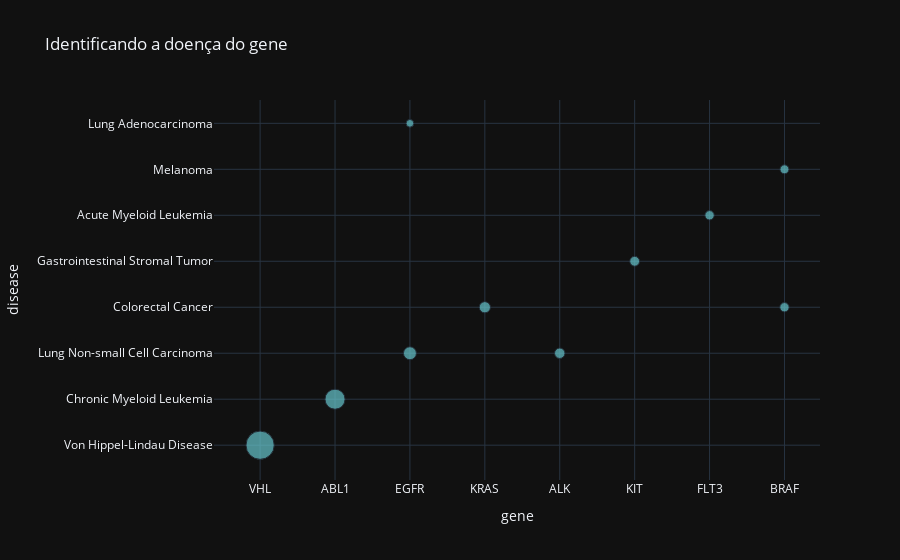

The notebook cell saved with this chart:
### Markdown cell above
Os tipos cancerigenos realmente tendem a atacar apenas um gene como padrão ? Melanoma ataca o gene 7 com incidencia de 7 itens, cartinoma ataca o gene 7 tambem mas com uma incidência de 134 itens e o Von Hippel ? Bom, ele ataca o gene 3 com uma incidência de 548 itens.

### Code cell
# agrupa os dados pela combinação de "disease" e "rating" e soma a quantidade de ocorrências de cada combinação
grouped_rating_type_df = civic.groupby(['disease', 'rating']).size().reset_index(name='count')
# ordena os dados pela quantidade de ocorrências em ordem decrescente
sorted_rating_type_df = grouped_rating_type_df.sort_values('count', ascending=False)
# seleciona zzas informações mais relevantes
top_rating_type_df = sorted_rating_type_df.head(10)

# conta a frequência dos valores em cada coluna
var_counts = civic['variant_origin'].value_counts().reset_index()
gene_counts = civic['disease'].value_counts().reset_index()
# renomeia as colunas
gene_counts.columns = ['disease', 'count']
var_counts.columns = ['gene', 'count']

# cria o gráfico de dispersão
fig = px.scatter(top_genes_df, x='gene', y='disease', size='count',title='Identificando a doença do gene',
            color_discrete_sequence=px.colors.qualitative.Pastel,
            template='plotly_dark')
# mostra o gráfico
fig.show()

### Figure 1 — Plotly figure (JSON) as saved in the notebook; plotly's stock layout.template omitted (floating-point values rounded to 4 significant figures)
{"data": [{"hovertemplate": "gene=%{x}<br>disease=%{y}<br>count=%{marker.size}<extra></extra>", "legendgroup": "", "marker": {"color": "rgb(102, 197, 204)", "size": [588, 297, 123, 93, 80, 71, 64, 64, 59, 44], "sizemode": "area", "sizeref": 1.47, "symbol": "circle"}, "mode": "markers", "name": "", "orientation": "v", "showlegend": false, "type": "scatter", "x": ["VHL", "ABL1", "EGFR", "KRAS", "ALK", "KIT", "FLT3", "BRAF", "BRAF", "EGFR"], "xaxis": "x", "y": ["Von Hippel-Lindau Disease", "Chronic Myeloid Leukemia", "Lung Non-small Cell Carcinoma", "Colorectal Cancer", "Lung Non-small Cell Carcinoma", "Gastrointestinal Stromal Tumor", "Acute Myeloid Leukemia", "Colorectal Cancer", "Melanoma", "Lung Adenocarcinoma"], "yaxis": "y"}], "layout": {"legend": {"itemsizing": "constant", "tracegroupgap": 0}, "title": {"text": "Identificando a doença do gene"}, "xaxis": {"anchor": "y", "domain": [0, 1], "title": {"text": "gene"}}, "yaxis": {"anchor": "x", "domain": [0, 1], "title": {"text": "disease"}}}}
